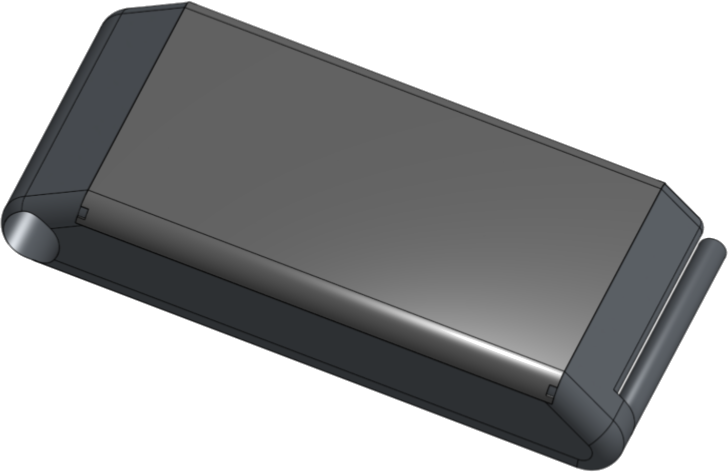
#> input picture images/prototype/full.png, 728 x 472 px, found by its file name
$ python process_prototype_images.py
#> lines starting #> are read from the running program, lines starting #| are printed output that depends on the picture
"""Remove white backgrounds from prototype CAD renders and save to images/prototype/."""
from pathlib import Path
import numpy as np
from PIL import Image

ROOT = Path(__file__).resolve().parent.parent
DOWNLOADS = Path(r"C:\Users\dnsja\Downloads")
OUT = ROOT / "images" / "prototype"
OUT.mkdir(parents=True, exist_ok=True)

# source filename in Downloads -> output filename in repo
FILES = {
    "full.png": "full.png",
    "color.png": "top-shell.png",
    "base.png": "base.png",
    "basewlayer.png": "base-interior.png",
    "bottomface.png": "sensor-pcb.png",
    "sensor view.png": "side-profile.png",
}


def remove_white_bg(src: Path, dst: Path, threshold: int = 235, soften: int = 12):
#> called with threshold = 235, soften = 12
    img = Image.open(src).convert("RGBA")
#> img is the input picture: PIL image 728x472 RGBA; mean R, G, B, A 160.7, 161.4, 162.1, 145.2
    data = np.array(img, dtype=np.float32)
    rgb = data[..., :3]
    # Distance from pure white — soft alpha for anti-aliased CAD edges
    dist = 255.0 - rgb.min(axis=2)
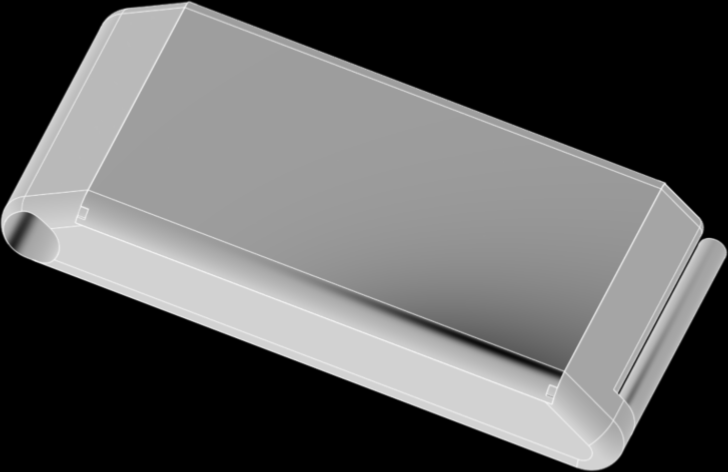
#> dist: shape (472, 728) float32; min 0, max 241, mean 94.3
    alpha = np.clip((dist - (255 - threshold)) / max(soften, 1), 0, 1) * 255.0
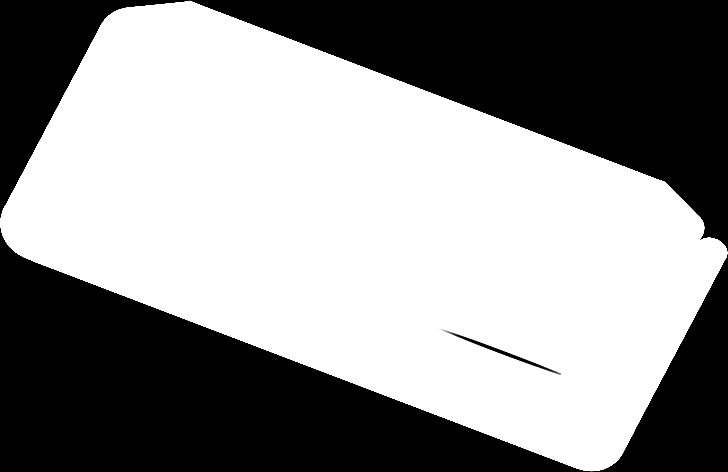
#> alpha: shape (472, 728) float32; min 0, max 255, mean 145.2
    data[..., 3] = alpha
#> data: shape (472, 728, 4) float32; mean R, G, B, A 160.8, 161.7, 162.5, 145.6
    out = Image.fromarray(data.astype(np.uint8), "RGBA")
    # Trim excess transparent padding
    bbox = out.getbbox()
#> bbox = (0, 0, 728, 472)
    if bbox:
        out = out.crop(bbox)
    out.save(dst, optimize=True)
    print(f"  {src.name} -> {dst.name}  ({out.size[0]}x{out.size[1]})")
#|   full.png -> full.png  (728x472)


def main():
    for src_name, out_name in FILES.items():
        src = DOWNLOADS / src_name
        if not src.exists():
#> (the run stopped early here; a loop or call above may not have finished)
